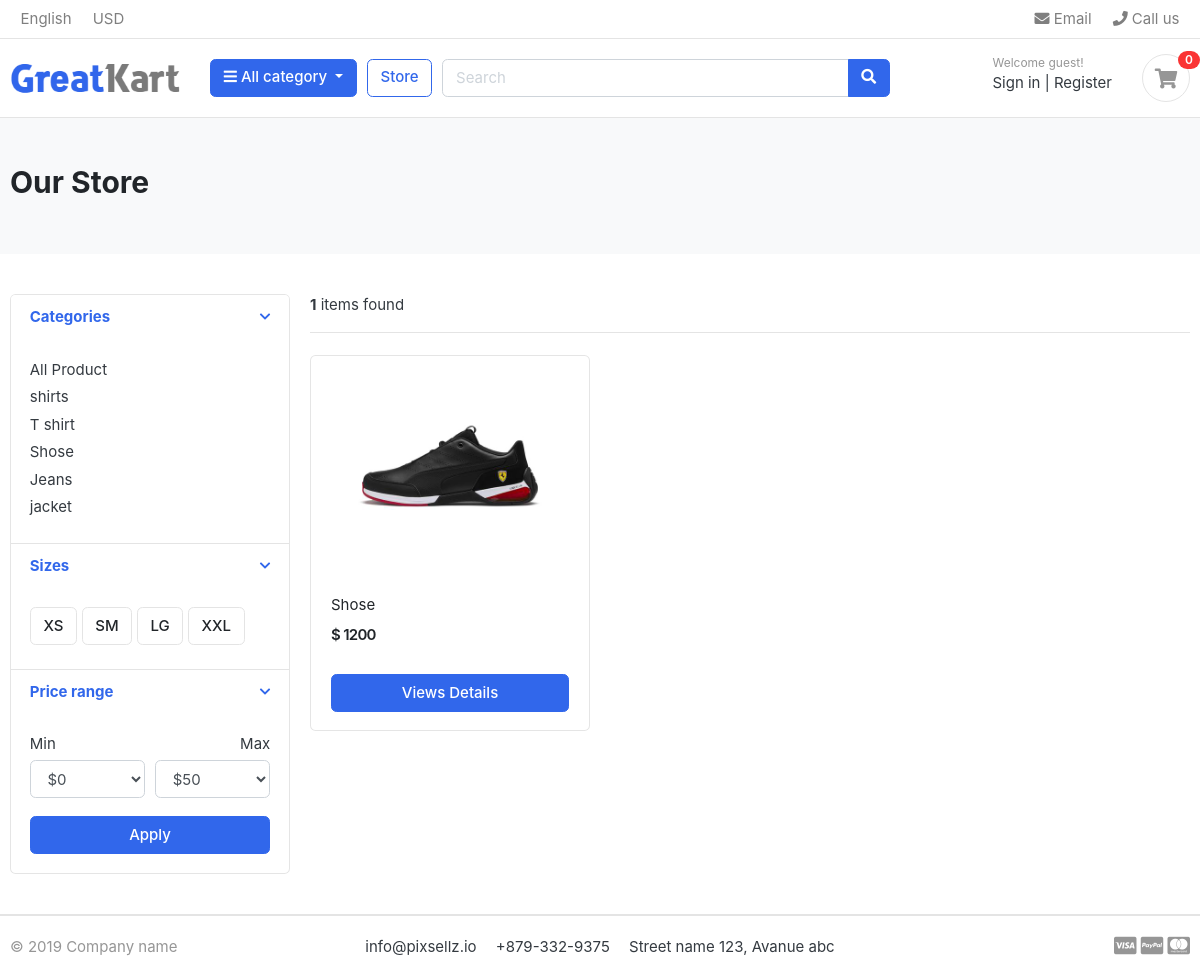
Screenshot of /store/category/shose/ with the database file from the repository.
### category/models.py (models this page shows)
class Category(models.Model):
    category_name= models.CharField(max_length=100,unique=True)
    slug=models.SlugField(max_length=100,unique=True)
    description=models.TextField(max_length=100,blank=True)
    cat_image=models.ImageField(upload_to='photos/category/',blank=True)
    def get_url(self):
            return reverse('products_by_category',args=[self.slug])
    def __str__(self):
        return self.category_name

### store/models.py (models this page shows, shortened)
class Product(models.Model):
    name=models.CharField(max_length=10)
    slug=models.SlugField(max_length=10)
    description=models.TextField(max_length=10,blank=True)
    price=models.IntegerField()
    image=models.ImageField(upload_to='photos/products')
    stock=models.IntegerField()
    is_available=models.BooleanField(default=True)
    category=models.ForeignKey(Category,on_delete=models.CASCADE)
    created_date= models.DateTimeField(auto_now_add=True)
    modified_date=models.DateTimeField(auto_now=True)
    def get_url(self):
        return reverse('product_detail',args=[self.category.slug,self.slug])

### store/views.py (the view)
# urls.py: path("store/",include('store.urls')),
def store(request,category_slug=None):
    category=None
    product=None
    if category_slug!=None:
        category= get_object_or_404(Category,slug=category_slug)
        product = Product.objects.filter(category=category,is_available=True)
        paginator= Paginator(product,1)
        page=request.GET.get('page')
        paged_product=paginator.get_page(page)
        product_count=product.count()
    else:
        product =Product.objects.all().filter(is_available=True).order_by('id')
        paginator = Paginator(product,1)
        page= request.GET.get('page')
        paged_product =paginator.get_page(page)
        product_count=product.count()
    context={
                "product":paged_product,
                'product_count':product_count
            }
    return render(request, "store/store.html",context)

### carts/context_proceesor.py (called while the page is built)
def counter(request):
    cart_count=0
    if 'admin' in request.path:
        return {}
    else:
        try:
            cart =Cart.objects.filter(cart_id=_cart_id(request))
            cart_items =CartItem.objects.all().filter(cart=cart[:1])
            for cart_item in cart_items:
                cart_count+=cart_item.quantity
        except Cart.DoesNotExist:
            cart_count=0
    return dict(cart_count=cart_count)

### carts/views.py (called while the page is built)
def _cart_id(request):
    cart = request.session.session_key
    if not cart:
        cart = request.session.create()
    return cart

### category/context_processore.py (called while the page is built)
def manu_list(request):
    links=Category.objects.all()
    print("--", dict(link=links))
    return dict(link=links)

### store/templates/store/store.html (shortened to what this page needs)
{%extends 'base.html'%}
{%load static%}
{% block content %}
<section class="section-pagetop bg">
<div class="container">
	{%if 'search' in request.path%}
	  <h2 class="title-page">Search result</h2>
	{%else%}
	   <h2 class="title-page">Our Store</h2>
	{%endif%}
</div>
</section>
<section class="section-content padding-y">
<div class="container">
<div class="row">
	<aside class="col-md-3">
<div class="card">
	<article class="filter-group">
		<header class="card-header">
			<a href="#" data-toggle="collapse" data-target="#collapse_1" aria-expanded="true" class="">
				<i class="icon-control fa fa-chevron-down"></i>
				<h6 class="title">Categories</h6>
			</a>
		</header>
		<div class="filter-content collapse show" id="collapse_1" style="">
			<div class="card-body">
				<ul class="list-menu">
				    <li><a href="{% url 'store' %}">All Product</a></li>
					{%for category in link%}
				<li><a href="{{category.get_url}}">{{category.category_name}}</a></li>
					{%endfor%}
				</ul>
			</div>
		</div>
	</article>
	<article class="filter-group">
		<header class="card-header">
			<a href="#" data-toggle="collapse" data-target="#collapse_4" aria-expanded="true" class="">
				<i class="icon-control fa fa-chevron-down"></i>
				<h6 class="title">Sizes </h6>
			</a>
		</header>
		<div class="filter-content collapse show" id="collapse_4" style="">
			<div class="card-body">
			  <label class="checkbox-btn">
			    <span class="btn btn-light"> XS </span>
			  </label>
			  <label class="checkbox-btn">
			    <span class="btn btn-light"> SM </span>
			  </label>
			  <label class="checkbox-btn">
			    <span class="btn btn-light"> LG </span>
			  </label>
			  <label class="checkbox-btn">
			    <span class="btn btn-light"> XXL </span>
			  </label>
		</div>
		</div>
	</article>
	<article class="filter-group">
		<header class="card-header">
			<a href="#" data-toggle="collapse" data-target="#collapse_3" aria-expanded="true" class="">
				<i class="icon-control fa fa-chevron-down"></i>
				<h6 class="title">Price range </h6>
			</a>
		</header>
		<div class="filter-content collapse show" id="collapse_3" style="">
			<div class="card-body">
				<div class="form-row">
				<div class="form-group col-md-6">
				  <label>Min</label>
				  	<select class="mr-2 form-control">
						<option value="0">$0</option>
					</select>
				</div>
				<div class="form-group text-right col-md-6">
				  <label>Max</label>
				  	<select class="mr-2 form-control">
						<option value="50">$50</option>
					</select>
				</div>
				</div>
				<button class="btn btn-block btn-primary">Apply</button>
			</div>
		</div>
	</article>
</div>
	</aside>
	<main class="col-md-9">
<header class="border-bottom mb-4 pb-3">
		<div class="form-inline">
			<span class="mr-md-auto"><b>{{product_count}}</b> items found </span>
		</div>
</header>
<div class="row">
	{%if product%}
    {%for product in product %}
	<div class="col-md-4">
		<figure class="card card-product-grid">
			<div class="img-wrap">
				<a href="{{product.get_url}}"><img src="{{product.image.url}}"></a>
			</div>
			<figcaption class="info-wrap">
				<div class="fix-height">
					<a href="{{product.get_url}}" class="title">{{product.name}}</a>
					<div class="price-wrap mt-2">
						<span class="price">$ {{product.price}}</span>
					</div>
				</div>
				<a href="{{product.get_url}}" class="btn btn-block btn-primary">Views Details</a>
			</figcaption>
		</figure>
	</div>
    {%endfor%}
	{%else%}
	<div>
		<h2>No Result found.please try again</h2>
	</div>
   {%endif%}
</div>
	</main>
</div>
</div>
</section>
{%endblock%}

### static/css/ui.css (style rules this page uses)
html { font-family: "Inter", sans-serif; font-size: 15px; }
.img-wrap { text-align: center; display: block; }
.img-wrap img { max-width: 100%; }
.price-wrap { letter-spacing: -0.7px; }
.padding-y { padding-top: 40px; padding-bottom: 40px; }
figure { margin-bottom: 0; }
article:after, .form-group:after { display: block; clear: both; content: ""; }
.bg { background-color: #f8f9fa; }
.title-page { color: #212529; }
.btn-light { background-color: #fff; border-color: #e4e4e4; }
[class*=list-] li:after { visibility: hidden; display: block; content: ""; overflow: hidden; height: 0; clear: both; }
.list-menu { list-style: none; margin: 0; padding-left: 0; }
.list-menu li { margin-bottom: 5px; }
.list-menu a { color: #343a40; }
[class*=card-product] a.title { color: #212529; display: block; }
[class*=card-product] .img-wrap { overflow: hidden; position: relative; }
[class*=card-product] .img-wrap img { height: 100%; max-width: 100%; width: auto; display: inline-block; -o-object-fit: cover; object-fit: cover; }
.card-product-grid { margin-bottom: 20px; }
.card-product-grid .img-wrap { border-radius: 0.2rem 0.2rem 0 0; height: 220px; }
.card-product-grid .info-wrap { overflow: hidden; padding: 18px 20px; }
.card-product-grid .fix-height { height: 80px; overflow: hidden; }
.card .img-wrap { overflow: hidden; }
.price { font-weight: 600; color: #212529; }
.icon-control { margin-top: 5px; float: right; font-size: 80%; }
.card-header .title { margin-bottom: 0; line-height: 1.5; }
.filter-group { border-bottom: 1px solid #e4e4e4; }
.filter-group .card-header { border-bottom: 0; }
.filter-group:last-child { border-bottom: 0; }
.checkbox-btn { position: relative; }
.section-pagetop { padding: 45px 0; }

### rows the page displays
Category: category_name "shirts"
Category: category_name "T shirt"
Category: category_name "Shose"
Category: category_name "Jeans"
Category: category_name "jacket"
Product: image (picture), name "Shose", price "1200"

### other values shown
{{ cart_count }} "0"
{{ product_count }} "1"
